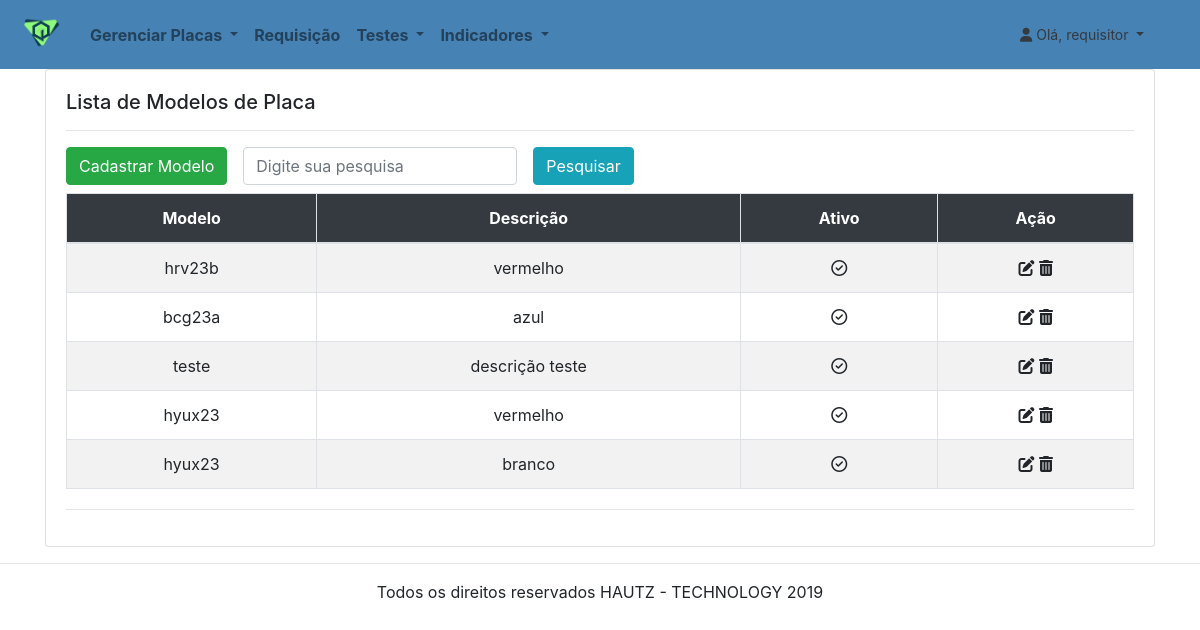
The app's page /placas/lista-modelo/ (signed in) with its own data.
### contas/models/usuario.py (models this page shows, shortened)
class Usuario(AbstractBaseUser):
    username = models.CharField(
        "Nome de Usuário",
        max_length=120,
        unique=True
    )
    data_expiracao = models.DateField(
        "Data Expiração",
        null=True
    )
    tipo = models.CharField(
        "Tipo de Usuário",
        max_length=1,
        choices = TIPOS
    )
    objects = UsuarioManager()
    USERNAME_FIELD =  'username'
    REQUIRED_FIELDS = []
    def __str__(self):
        return self.username
    class Meta:
        db_table = 'USUARIO'

### placas/models/modelo_placas.py (models this page shows, shortened)
class Modelo_placas(models.Model):
    Modelo = models.CharField(
        'modelo',
        max_length=120
    )
    Descricao = models.CharField(
        'Descrição',
        max_length=200
    )
    Ativo = models.BooleanField(
        'Modelo Ativo',
        default=True
    )
    class Meta:
        db_table = 'MODELO_PLACAS'
        constraints = [
            models.UniqueConstraint(fields=['Modelo', 'Descricao'], name="Constraint_modelo")
        ]

### placas/views.py (the view)
# urls.py: path('lista-modelo/', views.lista_modelo, name="lista-modelo"),
@login_required
def lista_modelo(request, id=None):
    pesquisa = request.GET.get("pesquisa", None)
    if pesquisa:
        list_modelo = Modelo_placas.objects.all()
        list_modelo = list_modelo.filter(Modelo__icontains=pesquisa) #Icontains é como se fosse um like%% do SQL
    else:
        list_modelo = Modelo_placas.objects.all()
    context = {
        'list_modelo': list_modelo
    }
    return render(request, "placas/lista-modelo.html", context)

### indicadores/context_processors.py (called while the page is built)
def menu_indicadores(requets):
    return {
        "Menu_indicadores": Menu_indicadores.objects.all()
    }

### placas/context_processors.py (called while the page is built)
def menu_placas(requets):
    return {
        "Menu_placas": Menu_placas.objects.all()
    }

### testes/context_processors.py (called while the page is built)
def menu_testes(requets):
    return {
        "lista_testes": Menu_testes.objects.all()
    }

### placas/templates/placas/lista-modelo.html (shortened to what this page needs)
{% extends "base.html" %}
{% load static %}
{% load crispy_forms_tags %}
{% block conteudo %}
<div class="container">
  <div class="row">
    <div class="col-lg-12 col-md-12 col-sm-12 col-xs-12">
      <div class="card">
        <div class="card-body">
          <h5 class="card-title">Lista de Modelos de Placa</h5>
          {% if list_modelo|length > 0 %}
          <hr />
          <div class="form-inline">
            <a href="{% url 'placas:cadastrar-modelo' %}" class="btn btn-success mb-2">
              Cadastrar Modelo
            </a>
            <form class="form-inline">
              <br />
              <div class="form-group mx-sm-3 mb-2">
                <input type="Pesquisa modelo." class="form-control" id="pesquisa" name="pesquisa"
                  placeholder="Digite sua pesquisa">
              </div>
              <button type="submit" class="btn btn-info mb-2">Pesquisar</button>
            </form>
          </div>
          <div style="overflow: auto; height: 300px">
            <table class="table table-striped table-bordered table-hover" role="grid"
              aria-describedby="dynamic-table_info">
              <thead class="bg-dark text-white">
                <tr class="text-center">
                  <th>Modelo</th>
                  <th>Descrição</th>
                  <th>Ativo</th>
                  <th>Ação</th>
                </tr>
              </thead>
              <tbody>
                {% for modelo in list_modelo %}
                <tr class="text-center">
                  <td> {{ modelo.Modelo }}</td>
                  <td>{{ modelo.Descricao }} </td>
                  <td>
                    {% if modelo.Ativo == True %}
                    <i class="far fa-check-circle"></i>
                    {% else %}
                    <i class="fas fa-ban"></i>
                    {% endif %}
                  </td>
                  <td>
                    <a alt="Editar" href="{% url 'placas:atualiza-modelo' modelo.id %}" class="fas fa-edit"></a>
                    <a alt="Excluir" class="fas fa-trash-alt" href="{% url 'placas:excluir-modelo' modelo.id %}"></a>
                  </td>
                </tr>
                {% endfor %}
              </tbody>
            </table>
          </div>
          {% else %}
          <div class="text-center mt-5 mb-5 jumbotron">
            <h5>Nenhum <code>modelo</code> cadastrado ainda </br>ou a pesquisa não retornou resultado.</h5>
          </div>
          {% endif %}
          <hr />
        </div>
      </div>
    </div>
  </div>
</div>
{% endblock conteudo %}

### core/templates/base.html (shortened to what this page needs)
{% load static %}
<!DOCTYPE html>
<html lang="pt-br">
<head>
    <link rel="stylesheet" href="https://stackpath.bootstrapcdn.com/bootstrap/4.3.1/css/bootstrap.min.css"
>
</head>
<header>
    <body>
        <nav class="navbar navbar-expand-sm navbar-light font-weight-bold text-white">
            <a class="navbar-brand" href="{% url 'core:home' %}">
                <img src="{% static 'logo_genesisq.png' %}" width="50" />
            </a>
            {% if user.is_authenticated %}
            <div class="collapse navbar-collapse" id="navbarSupportedContent">
                <ul class="navbar-nav mr-auto">
                    <li class="nav-item dropdown ">
                        <a class="nav-link dropdown-toggle" href="#" id="navbarDropdown" role="button"
                            data-toggle="dropdown" aria-haspopup="true" aria-expanded="false">
                            Gerenciar Placas
                        </a>
                    </li>
                    <li class="nav-item">
                        <a class="nav-link" href="{% url 'requisicao:requisicao1' %}">Requisição</a>
                    </li>
                    <li class="nav-item dropdown">
                        <a class="nav-link dropdown-toggle" href="#" id="navbarDropdown" role="button"
                            data-toggle="dropdown" aria-haspopup="true" aria-expanded="false">
                            Testes
                        </a>
                    </li>
                    <li class="nav-item dropdown">
                        <a class="nav-link dropdown-toggle" href="#" id="navbarDropdown" role="button"
                            data-toggle="dropdown" aria-haspopup="true" aria-expanded="false">
                            Indicadores
                        </a>
                    </li>
                </ul>
                <li class=" dropdown-header navbar-expand-md">
                    <a class=" nav-link dropdown-toggle font-weight-normal text-dark" href="#" id="navbarDropdown"
                        data-toggle="dropdown" aria-haspopup="true" aria-expanded="true">
                        <i class="fas fa-user" alt="foto do usuário" ></i>
                        Olá, {{ user }}
                    </a>
                </li>
            </div>
            {% else %}
            <a class="navbar-brand" href="{% url 'core:home' %}">GenesisQ</a>
            <ul class="navbar-nav ml-auto">
                <a role="button" href="{% url 'core:entrar' %}" class="btn btn btn-success">Entrar</a>
            </ul>
            {% endif %}
        </nav>
</header>
<main>
    {% block conteudo %}
    {% endblock conteudo %}
</main>
<footer>
    <hr />
    <p class="text-center">Todos os direitos reservados HAUTZ - TECHNOLOGY 2019</p>
</footer>
</body>
</html>

### core/templates/base.html (style rules this page uses)
header { background: rgb(70, 130, 180) 100%; }
a { color: inherit; }

### records on screen
Usuario: username "requisitor"
Modelo_placas: Modelo "hrv23b", Descricao "vermelho", Ativo True (drawn)
Modelo_placas: Modelo "bcg23a", Descricao "azul", Ativo True (drawn)
Modelo_placas: Modelo "teste", Descricao "descrição teste", Ativo True (drawn)
Modelo_placas: Modelo "hyux23", Descricao "vermelho", Ativo True (drawn)
Modelo_placas: Modelo "hyux23", Descricao "branco", Ativo True (drawn)
